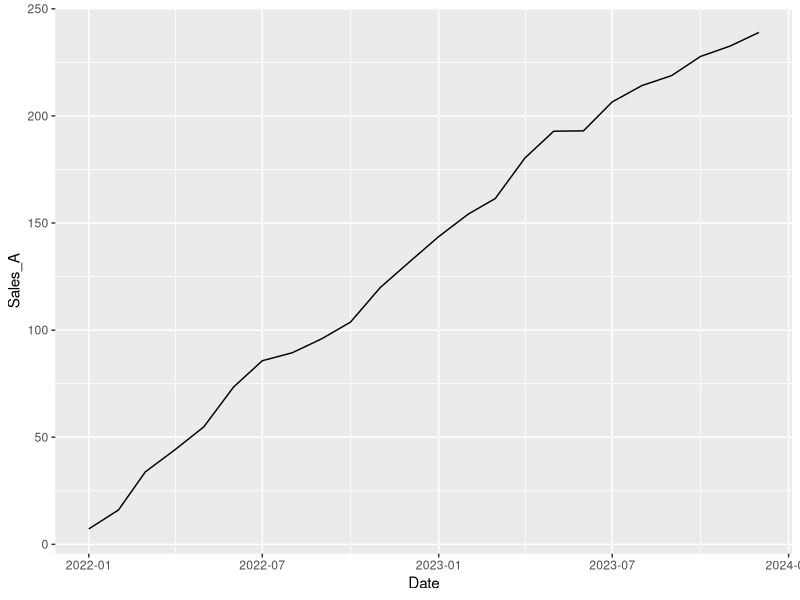

Recreate this plot in R.
set.seed(123)

time_df <- data.frame(
  Date = seq.Date(
    from = as.Date("2022-01-01"),
    by = "month",
    length.out = 24
  ),
  Sales_A = cumsum(rnorm(24, 10, 5)),
  Sales_B = cumsum(rnorm(24, 8, 4))
)
library(ggplot2)

ggplot(time_df, aes(x = Date, y = Sales_A)) +
  geom_line()
